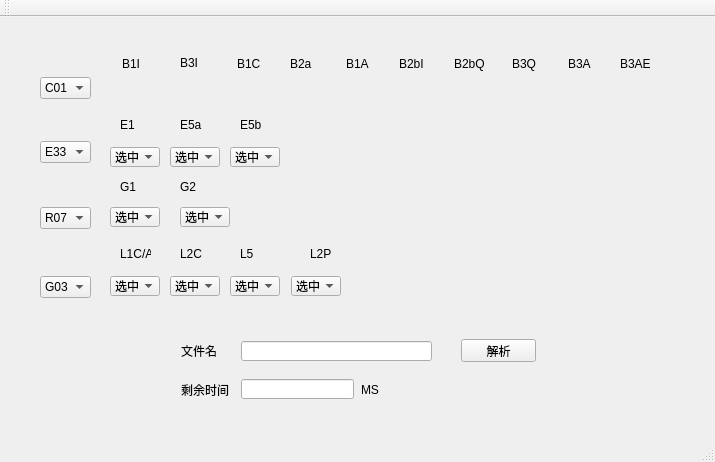
<?xml version="1.0" encoding="UTF-8"?>
<ui version="4.0">
 <class>MainWindow</class>
 <widget class="QMainWindow" name="MainWindow">
  <property name="geometry">
   <rect>
    <x>0</x>
    <y>0</y>
    <width>715</width>
    <height>462</height>
   </rect>
  </property>
  <property name="acceptDrops">
   <bool>true</bool>
  </property>
  <property name="windowTitle">
   <string>MainWindow</string>
  </property>
  <widget class="QWidget" name="centralWidget">
   <widget class="QLabel" name="label">
    <property name="geometry">
     <rect>
      <x>181</x>
      <y>324</y>
      <width>41</width>
      <height>20</height>
     </rect>
    </property>
    <property name="text">
     <string>文件名</string>
    </property>
   </widget>
   <widget class="FileLineEdit" name="lineEdit">
    <property name="geometry">
     <rect>
      <x>241</x>
      <y>324</y>
      <width>191</width>
      <height>20</height>
     </rect>
    </property>
    <property name="dragEnabled">
     <bool>true</bool>
    </property>
   </widget>
   <widget class="QPushButton" name="pushButton">
    <property name="geometry">
     <rect>
      <x>461</x>
      <y>322</y>
      <width>75</width>
      <height>23</height>
     </rect>
    </property>
    <property name="text">
     <string>解析</string>
    </property>
   </widget>
   <widget class="QLabel" name="label_2">
    <property name="geometry">
     <rect>
      <x>181</x>
      <y>362</y>
      <width>54</width>
      <height>21</height>
     </rect>
    </property>
    <property name="text">
     <string>剩余时间</string>
    </property>
   </widget>
   <widget class="QLineEdit" name="TimeLine">
    <property name="geometry">
     <rect>
      <x>241</x>
      <y>362</y>
      <width>113</width>
      <height>20</height>
     </rect>
    </property>
   </widget>
   <widget class="QLabel" name="label_3">
    <property name="geometry">
     <rect>
      <x>361</x>
      <y>362</y>
      <width>21</width>
      <height>21</height>
     </rect>
    </property>
    <property name="text">
     <string>MS</string>
    </property>
   </widget>
   <widget class="QComboBox" name="comboBox">
    <property name="geometry">
     <rect>
      <x>40</x>
      <y>60</y>
      <width>51</width>
      <height>22</height>
     </rect>
    </property>
    <item>
     <property name="text">
      <string>C01</string>
     </property>
    </item>
    <item>
     <property name="text">
      <string>C02</string>
     </property>
    </item>
    <item>
     <property name="text">
      <string>C03</string>
     </property>
    </item>
    <item>
     <property name="text">
      <string>C04</string>
     </property>
    </item>
    <item>
     <property name="text">
      <string>C06</string>
     </property>
    </item>
    <item>
     <property name="text">
      <string>C07</string>
     </property>
    </item>
    <item>
     <property name="text">
      <string>C09</string>
     </property>
    </item>
    <item>
     <property name="text">
      <string>C10</string>
     </property>
    </item>
    <item>
     <property name="text">
      <string>C14</string>
     </property>
    </item>
    <item>
     <property name="text">
      <string>C16</string>
     </property>
    </item>
    <item>
     <property name="text">
      <string>C21</string>
     </property>
    </item>
    <item>
     <property name="text">
      <string>C22</string>
     </property>
    </item>
    <item>
     <property name="text">
      <string>C24</string>
     </property>
    </item>
    <item>
     <property name="text">
      <string>C26</string>
     </property>
    </item>
    <item>
     <property name="text">
      <string>C29</string>
     </property>
    </item>
    <item>
     <property name="text">
      <string>C30</string>
     </property>
    </item>
    <item>
     <property name="text">
      <string>C36</string>
     </property>
    </item>
    <item>
     <property name="text">
      <string>C39</string>
     </property>
    </item>
    <item>
     <property name="text">
      <string>C40</string>
     </property>
    </item>
    <item>
     <property name="text">
      <string>C45</string>
     </property>
    </item>
    <item>
     <property name="text">
      <string>C56</string>
     </property>
    </item>
    <item>
     <property name="text">
      <string>C59</string>
     </property>
    </item>
   </widget>
   <widget class="QLabel" name="label_4">
    <property name="geometry">
     <rect>
      <x>122</x>
      <y>37</y>
      <width>31</width>
      <height>20</height>
     </rect>
    </property>
    <property name="text">
     <string>B1I</string>
    </property>
   </widget>
   <widget class="QLabel" name="label_5">
    <property name="geometry">
     <rect>
      <x>180</x>
      <y>36</y>
      <width>31</width>
      <height>20</height>
     </rect>
    </property>
    <property name="text">
     <string>B3I</string>
    </property>
   </widget>
   <widget class="QLabel" name="label_6">
    <property name="geometry">
     <rect>
      <x>237</x>
      <y>37</y>
      <width>31</width>
      <height>20</height>
     </rect>
    </property>
    <property name="text">
     <string>B1C</string>
    </property>
   </widget>
   <widget class="QLabel" name="label_7">
    <property name="geometry">
     <rect>
      <x>290</x>
      <y>37</y>
      <width>31</width>
      <height>20</height>
     </rect>
    </property>
    <property name="text">
     <string>B2a</string>
    </property>
   </widget>
   <widget class="QLabel" name="label_8">
    <property name="geometry">
     <rect>
      <x>346</x>
      <y>37</y>
      <width>31</width>
      <height>20</height>
     </rect>
    </property>
    <property name="text">
     <string>B1A</string>
    </property>
   </widget>
   <widget class="QLabel" name="label_9">
    <property name="geometry">
     <rect>
      <x>399</x>
      <y>37</y>
      <width>31</width>
      <height>20</height>
     </rect>
    </property>
    <property name="text">
     <string>B2bI</string>
    </property>
   </widget>
   <widget class="QLabel" name="label_10">
    <property name="geometry">
     <rect>
      <x>454</x>
      <y>37</y>
      <width>31</width>
      <height>20</height>
     </rect>
    </property>
    <property name="text">
     <string>B2bQ</string>
    </property>
   </widget>
   <widget class="QLabel" name="label_11">
    <property name="geometry">
     <rect>
      <x>512</x>
      <y>37</y>
      <width>31</width>
      <height>20</height>
     </rect>
    </property>
    <property name="text">
     <string>B3Q</string>
    </property>
   </widget>
   <widget class="QLabel" name="label_12">
    <property name="geometry">
     <rect>
      <x>568</x>
      <y>37</y>
      <width>31</width>
      <height>20</height>
     </rect>
    </property>
    <property name="text">
     <string>B3A</string>
    </property>
   </widget>
   <widget class="QLabel" name="label_13">
    <property name="geometry">
     <rect>
      <x>620</x>
      <y>37</y>
      <width>31</width>
      <height>20</height>
     </rect>
    </property>
    <property name="text">
     <string>B3AE</string>
    </property>
   </widget>
   <widget class="QComboBox" name="comboBox_20">
    <property name="geometry">
     <rect>
      <x>110</x>
      <y>259</y>
      <width>50</width>
      <height>20</height>
     </rect>
    </property>
    <item>
     <property name="text">
      <string>选中</string>
     </property>
    </item>
    <item>
     <property name="text">
      <string>删除</string>
     </property>
    </item>
   </widget>
   <widget class="QComboBox" name="comboBox_21">
    <property name="geometry">
     <rect>
      <x>170</x>
      <y>259</y>
      <width>50</width>
      <height>20</height>
     </rect>
    </property>
    <item>
     <property name="text">
      <string>选中</string>
     </property>
    </item>
    <item>
     <property name="text">
      <string>删除</string>
     </property>
    </item>
   </widget>
   <widget class="QComboBox" name="comboBox_22">
    <property name="geometry">
     <rect>
      <x>230</x>
      <y>259</y>
      <width>50</width>
      <height>20</height>
     </rect>
    </property>
    <item>
     <property name="text">
      <string>选中</string>
     </property>
    </item>
    <item>
     <property name="text">
      <string>删除</string>
     </property>
    </item>
   </widget>
   <widget class="QComboBox" name="comboBox_23">
    <property name="geometry">
     <rect>
      <x>291</x>
      <y>259</y>
      <width>50</width>
      <height>20</height>
     </rect>
    </property>
    <item>
     <property name="text">
      <string>选中</string>
     </property>
    </item>
    <item>
     <property name="text">
      <string>删除</string>
     </property>
    </item>
   </widget>
   <widget class="QLabel" name="label_14">
    <property name="geometry">
     <rect>
      <x>120</x>
      <y>98</y>
      <width>31</width>
      <height>20</height>
     </rect>
    </property>
    <property name="text">
     <string>E1</string>
    </property>
   </widget>
   <widget class="QLabel" name="label_15">
    <property name="geometry">
     <rect>
      <x>180</x>
      <y>98</y>
      <width>31</width>
      <height>20</height>
     </rect>
    </property>
    <property name="text">
     <string>E5a</string>
    </property>
   </widget>
   <widget class="QLabel" name="label_16">
    <property name="geometry">
     <rect>
      <x>240</x>
      <y>98</y>
      <width>31</width>
      <height>20</height>
     </rect>
    </property>
    <property name="text">
     <string>E5b</string>
    </property>
   </widget>
   <widget class="QLabel" name="label_18">
    <property name="geometry">
     <rect>
      <x>120</x>
      <y>160</y>
      <width>31</width>
      <height>20</height>
     </rect>
    </property>
    <property name="text">
     <string>G1</string>
    </property>
   </widget>
   <widget class="QLabel" name="label_19">
    <property name="geometry">
     <rect>
      <x>180</x>
      <y>160</y>
      <width>31</width>
      <height>20</height>
     </rect>
    </property>
    <property name="text">
     <string>G2</string>
    </property>
   </widget>
   <widget class="QLabel" name="label_22">
    <property name="geometry">
     <rect>
      <x>120</x>
      <y>227</y>
      <width>31</width>
      <height>20</height>
     </rect>
    </property>
    <property name="text">
     <string>L1C/A</string>
    </property>
   </widget>
   <widget class="QLabel" name="label_23">
    <property name="geometry">
     <rect>
      <x>180</x>
      <y>227</y>
      <width>31</width>
      <height>20</height>
     </rect>
    </property>
    <property name="text">
     <string>L2C</string>
    </property>
   </widget>
   <widget class="QLabel" name="label_24">
    <property name="geometry">
     <rect>
      <x>240</x>
      <y>227</y>
      <width>31</width>
      <height>20</height>
     </rect>
    </property>
    <property name="text">
     <string>L5</string>
    </property>
   </widget>
   <widget class="QLabel" name="label_25">
    <property name="geometry">
     <rect>
      <x>310</x>
      <y>227</y>
      <width>31</width>
      <height>20</height>
     </rect>
    </property>
    <property name="text">
     <string>L2P</string>
    </property>
   </widget>
   <widget class="QComboBox" name="comboBox_24">
    <property name="geometry">
     <rect>
      <x>40</x>
      <y>124</y>
      <width>51</width>
      <height>22</height>
     </rect>
    </property>
    <item>
     <property name="text">
      <string>E33</string>
     </property>
    </item>
   </widget>
   <widget class="QComboBox" name="comboBox_25">
    <property name="geometry">
     <rect>
      <x>40</x>
      <y>190</y>
      <width>51</width>
      <height>22</height>
     </rect>
    </property>
    <item>
     <property name="text">
      <string>R07</string>
     </property>
    </item>
    <item>
     <property name="text">
      <string>R08</string>
     </property>
    </item>
    <item>
     <property name="text">
      <string>R09</string>
     </property>
    </item>
    <item>
     <property name="text">
      <string>R22</string>
     </property>
    </item>
    <item>
     <property name="text">
      <string>R23</string>
     </property>
    </item>
    <item>
     <property name="text">
      <string>R26</string>
     </property>
    </item>
   </widget>
   <widget class="QComboBox" name="comboBox_26">
    <property name="geometry">
     <rect>
      <x>40</x>
      <y>259</y>
      <width>51</width>
      <height>22</height>
     </rect>
    </property>
    <item>
     <property name="text">
      <string>G03</string>
     </property>
    </item>
    <item>
     <property name="text">
      <string>G14</string>
     </property>
    </item>
    <item>
     <property name="text">
      <string>G22</string>
     </property>
    </item>
    <item>
     <property name="text">
      <string>G25</string>
     </property>
    </item>
    <item>
     <property name="text">
      <string>G26</string>
     </property>
    </item>
    <item>
     <property name="text">
      <string>G29</string>
     </property>
    </item>
   </widget>
   <widget class="QComboBox" name="comboBox_12">
    <property name="geometry">
     <rect>
      <x>110</x>
      <y>130</y>
      <width>50</width>
      <height>20</height>
     </rect>
    </property>
    <item>
     <property name="text">
      <string>选中</string>
     </property>
    </item>
    <item>
     <property name="text">
      <string>删除</string>
     </property>
    </item>
   </widget>
   <widget class="QComboBox" name="comboBox_13">
    <property name="geometry">
     <rect>
      <x>170</x>
      <y>130</y>
      <width>50</width>
      <height>20</height>
     </rect>
    </property>
    <item>
     <property name="text">
      <string>选中</string>
     </property>
    </item>
    <item>
     <property name="text">
      <string>删除</string>
     </property>
    </item>
   </widget>
   <widget class="QComboBox" name="comboBox_14">
    <property name="geometry">
     <rect>
      <x>230</x>
      <y>130</y>
      <width>50</width>
      <height>20</height>
     </rect>
    </property>
    <item>
     <property name="text">
      <string>选中</string>
     </property>
    </item>
    <item>
     <property name="text">
      <string>删除</string>
     </property>
    </item>
   </widget>
   <widget class="QComboBox" name="comboBox_15">
    <property name="geometry">
     <rect>
      <x>110</x>
      <y>190</y>
      <width>50</width>
      <height>20</height>
     </rect>
    </property>
    <item>
     <property name="text">
      <string>选中</string>
     </property>
    </item>
    <item>
     <property name="text">
      <string>删除</string>
     </property>
    </item>
   </widget>
   <widget class="QComboBox" name="comboBox_16">
    <property name="geometry">
     <rect>
      <x>180</x>
      <y>190</y>
      <width>50</width>
      <height>20</height>
     </rect>
    </property>
    <item>
     <property name="text">
      <string>选中</string>
     </property>
    </item>
    <item>
     <property name="text">
      <string>删除</string>
     </property>
    </item>
   </widget>
   <widget class="QWidget" name="">
    <property name="geometry">
     <rect>
      <x>110</x>
      <y>60</y>
      <width>556</width>
      <height>22</height>
     </rect>
    </property>
    <layout class="QHBoxLayout" name="horizontalLayout">
     <item>
      <widget class="QComboBox" name="comboBox_2">
       <item>
        <property name="text">
         <string>选中</string>
        </property>
       </item>
       <item>
        <property name="text">
         <string>删除</string>
        </property>
       </item>
      </widget>
     </item>
     <item>
      <widget class="QComboBox" name="comboBox_3">
       <item>
        <property name="text">
         <string>选中</string>
        </property>
       </item>
       <item>
        <property name="text">
         <string>删除</string>
        </property>
       </item>
      </widget>
     </item>
     <item>
      <widget class="QComboBox" name="comboBox_4">
       <item>
        <property name="text">
         <string>选中</string>
        </property>
       </item>
       <item>
        <property name="text">
         <string>删除</string>
        </property>
       </item>
      </widget>
     </item>
     <item>
      <widget class="QComboBox" name="comboBox_5">
       <item>
        <property name="text">
         <string>选中</string>
        </property>
       </item>
       <item>
        <property name="text">
         <string>删除</string>
        </property>
       </item>
      </widget>
     </item>
     <item>
      <widget class="QComboBox" name="comboBox_6">
       <item>
        <property name="text">
         <string>选中</string>
        </property>
       </item>
       <item>
        <property name="text">
         <string>删除</string>
        </property>
       </item>
      </widget>
     </item>
     <item>
      <widget class="QComboBox" name="comboBox_7">
       <item>
        <property name="text">
         <string>选中</string>
        </property>
       </item>
       <item>
        <property name="text">
         <string>删除</string>
        </property>
       </item>
      </widget>
     </item>
     <item>
      <widget class="QComboBox" name="comboBox_8">
       <item>
        <property name="text">
         <string>选中</string>
        </property>
       </item>
       <item>
        <property name="text">
         <string>删除</string>
        </property>
       </item>
      </widget>
     </item>
     <item>
      <widget class="QComboBox" name="comboBox_9">
       <item>
        <property name="text">
         <string>选中</string>
        </property>
       </item>
       <item>
        <property name="text">
         <string>删除</string>
        </property>
       </item>
      </widget>
     </item>
     <item>
      <widget class="QComboBox" name="comboBox_10">
       <item>
        <property name="text">
         <string>选中</string>
        </property>
       </item>
       <item>
        <property name="text">
         <string>删除</string>
        </property>
       </item>
      </widget>
     </item>
     <item>
      <widget class="QComboBox" name="comboBox_11">
       <item>
        <property name="text">
         <string>选中</string>
        </property>
       </item>
       <item>
        <property name="text">
         <string>删除</string>
        </property>
       </item>
      </widget>
     </item>
    </layout>
   </widget>
  </widget>
  <widget class="QMenuBar" name="menuBar">
   <property name="geometry">
    <rect>
     <x>0</x>
     <y>0</y>
     <width>715</width>
     <height>23</height>
    </rect>
   </property>
  </widget>
  <widget class="QToolBar" name="mainToolBar">
   <attribute name="toolBarArea">
    <enum>TopToolBarArea</enum>
   </attribute>
   <attribute name="toolBarBreak">
    <bool>false</bool>
   </attribute>
  </widget>
  <widget class="QStatusBar" name="statusBar"/>
 </widget>
 <layoutdefault spacing="6" margin="11"/>
 <customwidgets>
  <customwidget>
   <class>FileLineEdit</class>
   <extends>QLineEdit</extends>
   <header location="global">fileLineEdit.h</header>
  </customwidget>
 </customwidgets>
 <resources/>
 <connections/>
</ui>
